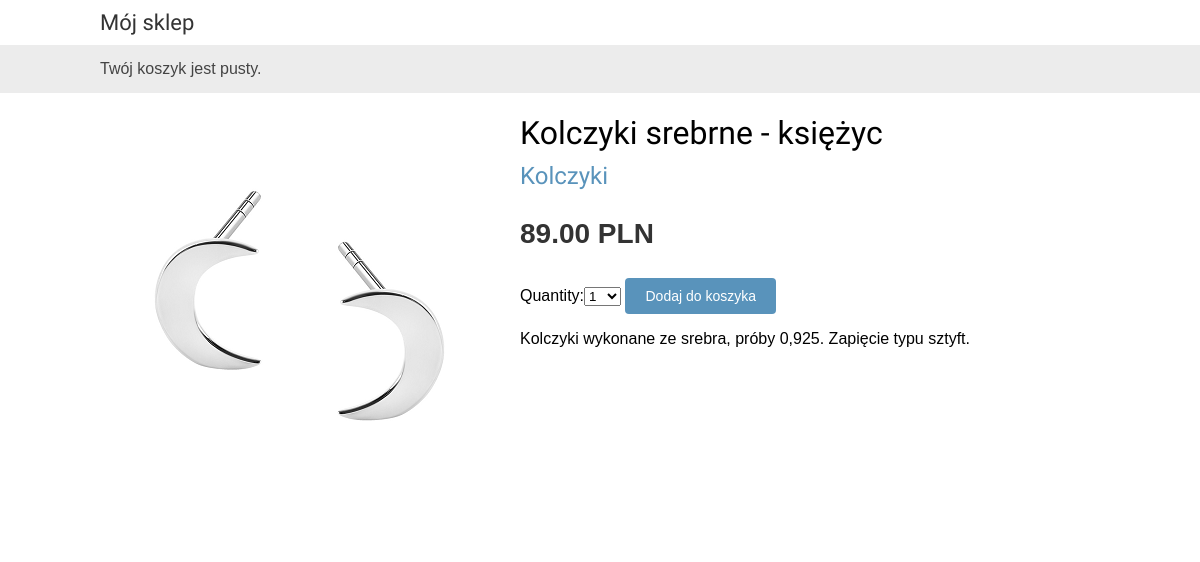
Screenshot of /9/kolczyki-srebrne-ksiezyc/ with the database file from the repository.
### sklep/models.py (models this page shows, shortened)
class Product(models.Model):
    category = models.ForeignKey(Category,
                                 related_name='products',
                                 on_delete=models.CASCADE)
    name = models.CharField(max_length=200, db_index=True)
    slug = models.SlugField(max_length=200, db_index=True)
    image = models.ImageField(upload_to='products/%Y/%m/%d',
                              blank=True)
    description = models.TextField(blank=True)
    price = models.DecimalField(max_digits=10, decimal_places=2)
    available = models.BooleanField(default=True)
    created = models.DateTimeField(auto_now_add=True)
    updated = models.DateTimeField(auto_now=True)
    class Meta:
        ordering = ('name',)
        index_together = (('id', 'slug'),)

class Category(models.Model):
    name = models.CharField(max_length=200,
                            db_index=True)
    slug = models.SlugField(max_length=200,
                            db_index=True,
                            unique=True)
    class Meta:
        ordering = ('name',)
        verbose_name = 'category'
        verbose_name_plural = 'categories'
    def __str__(self):
        return self.name
    def get_absolute_url(self):
        return reverse('sklep:product_list_by_category',
                       args=[self.slug])

### sklep/views.py (the view)
# urls.py: path('<int:id>/<slug:slug>/', views.product_detail, name='product_detail'),
def product_detail(request, id, slug):
    product = get_object_or_404(Product, id=id,
                                slug=slug,
                                available=True)
    koszyk_produkt_form = KoszykAddProductForm()
    return render(request,
                  'sklep/produkty/szczegoly.html',
                  {'product': product,
                   'koszyk_product_form': koszyk_produkt_form})

### koszyk/forms.py
class KoszykAddProductForm(forms.Form):
    quantity = forms.TypedChoiceField(
        choices=PRODUCT_QUANTITY_CHOICES,
        coerce=int)
    update = forms.BooleanField(required=False,
                                initial=False,
                                widget=forms.HiddenInput)

### sklep/templates/sklep/produkty/szczegoly.html (shortened to what this page needs)
{% extends "sklep/index.html" %}
{% load static %}
{% block content %}
  <div class="product-detail">
    <img src="{% if product.image %}{{ product.image.url }}{% else %}
    {% static "obrazy/brak_zdjecia.png" %}{% endif %}">
    <h1>{{ product.name }}</h1>
    <h2>
      <a href="{{ product.category.get_absolute_url }}">
        {{ product.category }}
      </a>
    </h2>
    <p class="price">{{ product.price }} PLN</p>
    <form action="{% url "koszyk:koszyk_add" product.id %}" method="post">
      {{ koszyk_product_form }}
      <input type="submit" value="Dodaj do koszyka">
    </form>
    {{ product.description|linebreaks }}
  </div>
{% endblock %}

### sklep/static/css/base.css (style rules this page uses)
body { margin:0; padding:0; font-family:helvetica, sans-serif; }
h1, h2, h3, h4, h5 , h6 { font-family: 'Ubuntu', sans-serif; font-weight:normal; }
a { text-decoration:none; color:#5993bb; }
a.button, input[type="submit"] { color:#fff; background:#5993bb; border-radius:4px; padding:10px 20px; font-size:14px; border:0; }
.product-detail { text-align:justify; }
.product-detail .price { color:#333; font-size:28px; font-weight:bold; }
.product-detail img { width:40%; float:left; padding:0 20px 20px 0; }
.product-detail h1 { margin-bottom:0; }
.product-detail h2 { margin-top:10px; }

### rows the page displays
Product: image (picture), name "Kolczyki srebrne - księżyc", category "Kolczyki", price "89.00", description "Kolczyki wykonane ze srebra, próby 0,925. Zapięcie typu sztyft."
